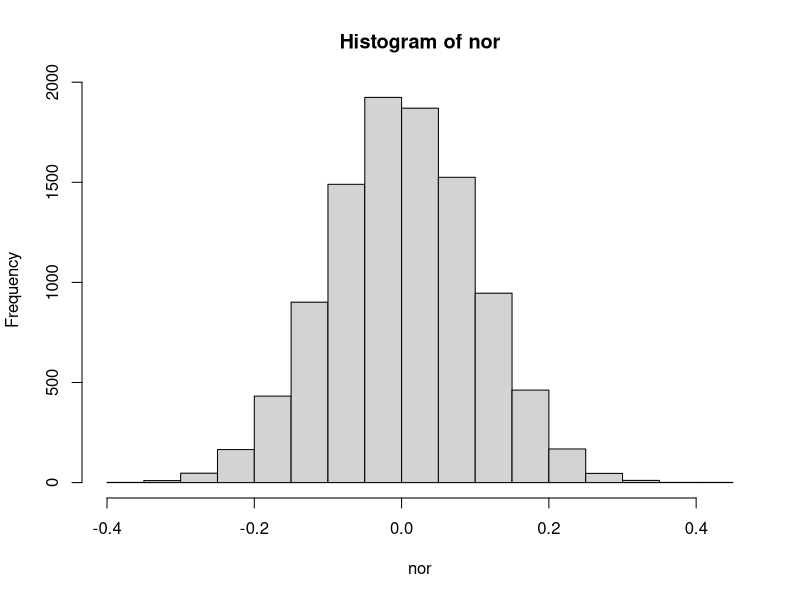
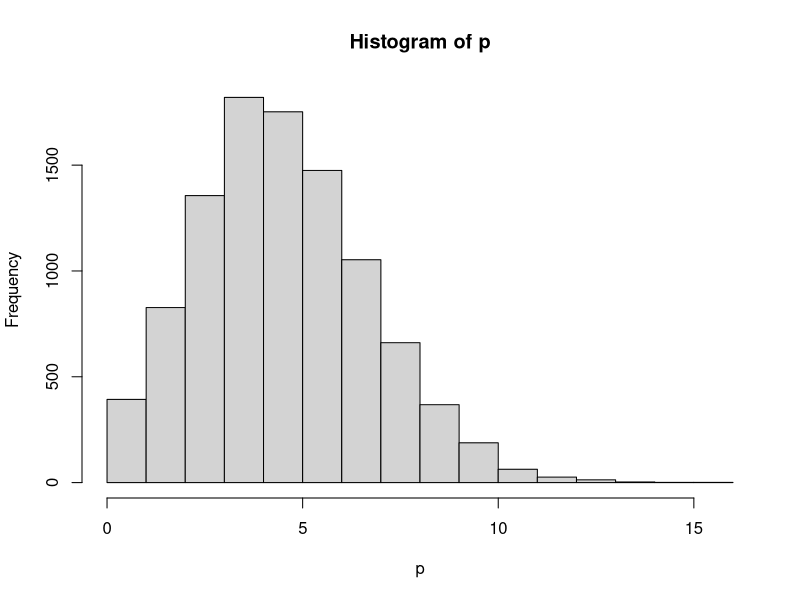

Write the R code that produced these figures, in order. (Note: this script raises an error after producing the figures.)
## SOlve Euler Problem 1

a <- 0
b <- 0
c <- 0
x <- 0
while (x < 1000)
  {if(x %% 3 == 0)
  {a <- a + x}
  x <- x + 1}
a  


x <- 0
while (x < 1000)
{if(x %% 5 == 0)
{b <- b + x}
  x <- x + 1}
b  

x <- 0
while (x < 1000)
  {if(x %% 15 == 0)
  {c <- c + x}
   x <- x + 1}
c

d <- a + b -c
print(d)


# Solve Euler Problem 2


n <- 4000000
num1 <- 0
num2 <- 1
nextnum <- num2
count <- 1
fib <- list(num1,num2)
while (nextnum <= n){
  nextnum <- num1 + num2
  fib[[length(fib)+1]] <- nextnum
  num1 <- num2
  num2 <- nextnum
  count <- count + 1}

print(fib)


even_fib <- list()
fib_sum <-  0
for (i in fib){
  if(i %% 2 == 0){
  fib_sum <- fib_sum + i
  even_fib[[length(even_fib) + 1]] <- i
  }}
even_fib
fib_sum

#Euler Problem 3
t = 600851475143
i = 2
while (i * i < t){
  while (t %% i == 0){
  t <- t / i 
  }
  i <- i + 1}

print('Largest Prime factor is: ')
t

#Random normal distribution chart

nor <- rnorm(10000, mean = 0, sd = .1)

hist(nor)

#Random Poisson distribution chart


p <- rpois(10000,5)

hist(p)


#Random binomial distribution chart

j <- seq(0,500,by = 1)

k <- dbinom(x,500,0.5)


plot(j,k)

#Random normal distribution chart mean 250

nr5 <- rnorm(500, mean = 250, sd = 10)

hist(nr5)

